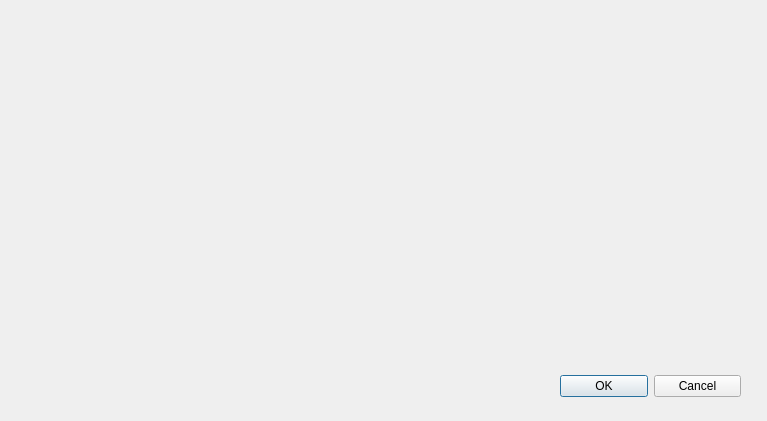
<?xml version="1.0" encoding="UTF-8"?>
<ui version="4.0">
 <class>AtlasTextureImport</class>
 <widget class="QDialog" name="AtlasTextureImport">
  <property name="geometry">
    <rect>
    <x>0</x>
    <y>0</y>
    <width>767</width>
    <height>421</height>
   </rect>
  </property>
  <property name="sizePolicy">
   <sizepolicy hsizetype="Fixed" vsizetype="Fixed">
    <horstretch>0</horstretch>
    <verstretch>0</verstretch>
   </sizepolicy>
  </property>
  <property name="windowTitle">
   <string>Texture Import</string>
  </property>
  <widget class="QWidget" name="layoutWidget">
   <property name="geometry">
    <rect>
     <x>560</x>
     <y>370</y>
     <width>181</width>
     <height>33</height>
    </rect>
   </property>
   <layout class="QHBoxLayout">
    <property name="spacing">
     <number>6</number>
    </property>
    <property name="leftMargin">
     <number>0</number>
    </property>
    <property name="topMargin">
     <number>0</number>
    </property>
    <property name="rightMargin">
     <number>0</number>
    </property>
    <property name="bottomMargin">
     <number>0</number>
    </property>
    <item>
     <widget class="QPushButton" name="okButton">
      <property name="text">
       <string>OK</string>
      </property>
     </widget>
    </item>
    <item>
     <widget class="QPushButton" name="cancelButton">
      <property name="text">
       <string>Cancel</string>
      </property>
     </widget>
    </item>
   </layout>
  </widget>
 </widget>
 <resources/>
 <connections>
  <connection>
   <sender>okButton</sender>
   <signal>clicked()</signal>
   <receiver>AtlasTextureImport</receiver>
   <slot>accept()</slot>
   <hints>
    <hint type="sourcelabel">
     <x>278</x>
     <y>253</y>
    </hint>
    <hint type="destinationlabel">
     <x>96</x>
     <y>254</y>
    </hint>
   </hints>
  </connection>
  <connection>
   <sender>cancelButton</sender>
   <signal>clicked()</signal>
   <receiver>AtlasTextureImport</receiver>
   <slot>reject()</slot>
   <hints>
    <hint type="sourcelabel">
     <x>369</x>
     <y>253</y>
    </hint>
    <hint type="destinationlabel">
     <x>179</x>
     <y>282</y>
    </hint>
   </hints>
  </connection>
 </connections>
</ui>
